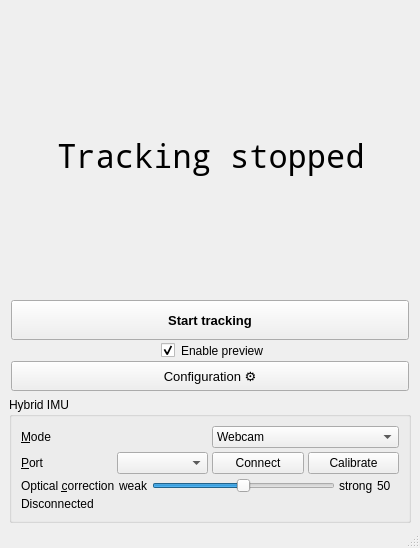
<?xml version="1.0" encoding="UTF-8"?>
<ui version="4.0">
 <class>MainWindow</class>
 <widget class="QMainWindow" name="MainWindow">
  <property name="geometry">
   <rect>
    <x>0</x>
    <y>0</y>
    <width>420</width>
    <height>459</height>
   </rect>
  </property>
  <property name="sizePolicy">
   <sizepolicy hsizetype="Fixed" vsizetype="Fixed">
    <horstretch>0</horstretch>
    <verstretch>0</verstretch>
   </sizepolicy>
  </property>
  <property name="minimumSize">
   <size>
    <width>420</width>
    <height>0</height>
   </size>
  </property>
  <property name="maximumSize">
   <size>
    <width>420</width>
    <height>850</height>
   </size>
  </property>
  <property name="windowTitle">
   <string>ARES Tracker</string>
  </property>
  <property name="windowIcon">
   <iconset resource="../../res/Resource.qrc">
    <normaloff>:/logo_256px.ico</normaloff>
    <normalon>:/logo_256px.ico</normalon>
    <disabledoff>:/logo_256px.ico</disabledoff>
    <disabledon>:/logo_256px.ico</disabledon>
    <activeoff>:/logo_256px.ico</activeoff>
    <activeon>:/logo_256px.ico</activeon>
    <selectedoff>:/logo_256px.ico</selectedoff>
    <selectedon>:/logo_256px.ico</selectedon>:/logo_256px.ico</iconset>
  </property>
  <property name="iconSize">
   <size>
    <width>48</width>
    <height>48</height>
   </size>
  </property>
  <widget class="QWidget" name="centralwidget">
   <property name="enabled">
    <bool>true</bool>
   </property>
   <property name="sizePolicy">
    <sizepolicy hsizetype="Fixed" vsizetype="Fixed">
     <horstretch>0</horstretch>
     <verstretch>1</verstretch>
    </sizepolicy>
   </property>
   <property name="minimumSize">
    <size>
     <width>420</width>
     <height>0</height>
    </size>
   </property>
   <property name="acceptDrops">
    <bool>false</bool>
   </property>
   <layout class="QVBoxLayout" name="verticalLayout_2">
    <property name="spacing">
     <number>5</number>
    </property>
    <property name="bottomMargin">
     <number>1</number>
    </property>
    <item>
     <spacer name="verticalSpacerTop">
      <property name="orientation">
       <enum>Qt::Vertical</enum>
      </property>
      <property name="sizeType">
       <enum>QSizePolicy::Fixed</enum>
      </property>
      <property name="sizeHint" stdset="0">
       <size>
        <width>20</width>
        <height>4</height>
       </size>
      </property>
     </spacer>
    </item>
    <item>
     <layout class="QVBoxLayout" name="verticalLayout">
      <property name="spacing">
       <number>3</number>
      </property>
      <property name="sizeConstraint">
       <enum>QLayout::SetMinimumSize</enum>
      </property>
      <property name="leftMargin">
       <number>2</number>
      </property>
      <property name="topMargin">
       <number>4</number>
      </property>
      <property name="rightMargin">
       <number>2</number>
      </property>
      <property name="bottomMargin">
       <number>1</number>
      </property>
      <item>
       <widget class="QLabel" name="cameraView">
        <property name="enabled">
         <bool>true</bool>
        </property>
        <property name="sizePolicy">
         <sizepolicy hsizetype="Fixed" vsizetype="Expanding">
          <horstretch>0</horstretch>
          <verstretch>0</verstretch>
         </sizepolicy>
        </property>
        <property name="minimumSize">
         <size>
          <width>400</width>
          <height>280</height>
         </size>
        </property>
        <property name="maximumSize">
         <size>
          <width>400</width>
          <height>280</height>
         </size>
        </property>
        <property name="font">
         <font>
          <family>Noto Mono</family>
          <pointsize>24</pointsize>
         </font>
        </property>
        <property name="layoutDirection">
         <enum>Qt::LeftToRight</enum>
        </property>
        <property name="styleSheet">
         <string notr="true"/>
        </property>
        <property name="frameShape">
         <enum>QFrame::NoFrame</enum>
        </property>
        <property name="frameShadow">
         <enum>QFrame::Plain</enum>
        </property>
        <property name="text">
         <string>&lt;html&gt;&lt;head/&gt;&lt;body&gt;&lt;p&gt;Tracking stopped&lt;/p&gt;&lt;/body&gt;&lt;/html&gt;</string>
        </property>
        <property name="scaledContents">
         <bool>false</bool>
        </property>
        <property name="alignment">
         <set>Qt::AlignCenter</set>
        </property>
        <property name="wordWrap">
         <bool>true</bool>
        </property>
        <property name="margin">
         <number>4</number>
        </property>
       </widget>
      </item>
      <item>
       <widget class="QPushButton" name="trackBtn">
        <property name="sizePolicy">
         <sizepolicy hsizetype="Expanding" vsizetype="Fixed">
          <horstretch>1</horstretch>
          <verstretch>0</verstretch>
         </sizepolicy>
        </property>
        <property name="minimumSize">
         <size>
          <width>0</width>
          <height>40</height>
         </size>
        </property>
        <property name="font">
         <font>
          <pointsize>10</pointsize>
          <weight>75</weight>
          <bold>true</bold>
         </font>
        </property>
        <property name="layoutDirection">
         <enum>Qt::RightToLeft</enum>
        </property>
        <property name="text">
         <string>Start tracking</string>
        </property>
       </widget>
      </item>
      <item>
       <widget class="QCheckBox" name="chkVideoPreview">
        <property name="sizePolicy">
         <sizepolicy hsizetype="Minimum" vsizetype="Fixed">
          <horstretch>0</horstretch>
          <verstretch>0</verstretch>
         </sizepolicy>
        </property>
        <property name="toolTip">
         <string>You can disable the video preview to further reduce the CPU usage of ARES Tracker.</string>
        </property>
        <property name="toolTipDuration">
         <number>-1</number>
        </property>
        <property name="whatsThis">
         <string>Disables the video preview.</string>
        </property>
        <property name="layoutDirection">
         <enum>Qt::LeftToRight</enum>
        </property>
        <property name="autoFillBackground">
         <bool>false</bool>
        </property>
        <property name="styleSheet">
         <string notr="true">margin-left:150%; </string>
        </property>
        <property name="text">
         <string>Enable preview</string>
        </property>
        <property name="checked">
         <bool>true</bool>
        </property>
       </widget>
      </item>
      <item>
       <widget class="QPushButton" name="btnConfig">
        <property name="sizePolicy">
         <sizepolicy hsizetype="Expanding" vsizetype="Fixed">
          <horstretch>0</horstretch>
          <verstretch>0</verstretch>
         </sizepolicy>
        </property>
        <property name="minimumSize">
         <size>
          <width>0</width>
          <height>30</height>
         </size>
        </property>
        <property name="font">
         <font>
          <pointsize>10</pointsize>
         </font>
        </property>
        <property name="text">
         <string>Configuration ⚙️</string>
        </property>
       </widget>
      </item>
     </layout>
    </item>
    <item>
     <widget class="QGroupBox" name="hybridGroup">
      <property name="title"><string>Hybrid IMU</string></property>
      <layout class="QVBoxLayout" name="hybridLayout">
       <property name="spacing"><number>4</number></property>
       <item><layout class="QHBoxLayout" name="hybridModeRow">
        <item><widget class="QLabel" name="hybridModeLabel"><property name="text"><string>&amp;Mode</string></property><property name="buddy"><cstring>hybridMode</cstring></property></widget></item>
        <item><widget class="QComboBox" name="hybridMode">
         <item><property name="text"><string>Webcam</string></property></item>
         <item><property name="text"><string>Hybrid IMU</string></property></item>
        </widget></item>
       </layout></item>
       <item><widget class="QWidget" name="imuControls" native="true">
        <layout class="QVBoxLayout" name="imuControlsLayout">
         <property name="leftMargin"><number>0</number></property><property name="topMargin"><number>0</number></property>
         <property name="rightMargin"><number>0</number></property><property name="bottomMargin"><number>0</number></property>
         <property name="spacing"><number>4</number></property>
         <item><layout class="QHBoxLayout" name="imuPortRow">
          <item><widget class="QLabel" name="imuPortLabel"><property name="text"><string>&amp;Port</string></property><property name="buddy"><cstring>imuPort</cstring></property></widget></item>
          <item><widget class="ImuPortComboBox" name="imuPort"/></item>
          <item><widget class="QPushButton" name="imuConnect"><property name="text"><string>Connect</string></property><property name="checkable"><bool>true</bool></property></widget></item>
          <item><widget class="QPushButton" name="imuCalibrate"><property name="text"><string>Calibrate</string></property><property name="toolTip"><string>Track with your face visible. Hold still for 2 seconds, then move all three axes for 10 seconds.</string></property></widget></item>
         </layout></item>
         <item><layout class="QHBoxLayout" name="opticalStrengthRow">
          <item><widget class="QLabel" name="opticalLabel"><property name="text"><string>Optical &amp;correction</string></property><property name="buddy"><cstring>opticalStrength</cstring></property></widget></item>
          <item><widget class="QLabel" name="opticalWeak"><property name="text"><string>weak</string></property></widget></item>
          <item><widget class="QSlider" name="opticalStrength"><property name="maximum"><number>100</number></property><property name="value"><number>50</number></property><property name="orientation"><enum>Qt::Horizontal</enum></property></widget></item>
          <item><widget class="QLabel" name="opticalStrong"><property name="text"><string>strong</string></property></widget></item>
          <item><widget class="QLabel" name="opticalValue"><property name="text"><string>50</string></property><property name="minimumSize"><size><width>22</width><height>0</height></size></property></widget></item>
         </layout></item>
         <item><widget class="QLabel" name="hybridStatus"><property name="text"><string>Disconnected</string></property><property name="wordWrap"><bool>true</bool></property></widget></item>
        </layout>
       </widget></item>
      </layout>
     </widget>
    </item>
    <item>
     <spacer name="verticalSpacerBottom">
      <property name="orientation">
       <enum>Qt::Vertical</enum>
      </property>
      <property name="sizeType">
       <enum>QSizePolicy::Fixed</enum>
      </property>
      <property name="sizeHint" stdset="0">
       <size>
        <width>20</width>
        <height>2</height>
       </size>
      </property>
     </spacer>
    </item>
   </layout>
  </widget>
  <widget class="QStatusBar" name="statusbar"/>
 </widget>
 <customwidgets>
  <customwidget><class>ImuPortComboBox</class><extends>QComboBox</extends><header>src/hybrid_qt/ImuPortComboBox.h</header></customwidget>
 </customwidgets>
 <resources>
  <include location="../../res/Resource.qrc"/>
 </resources>
 <connections/>
</ui>
